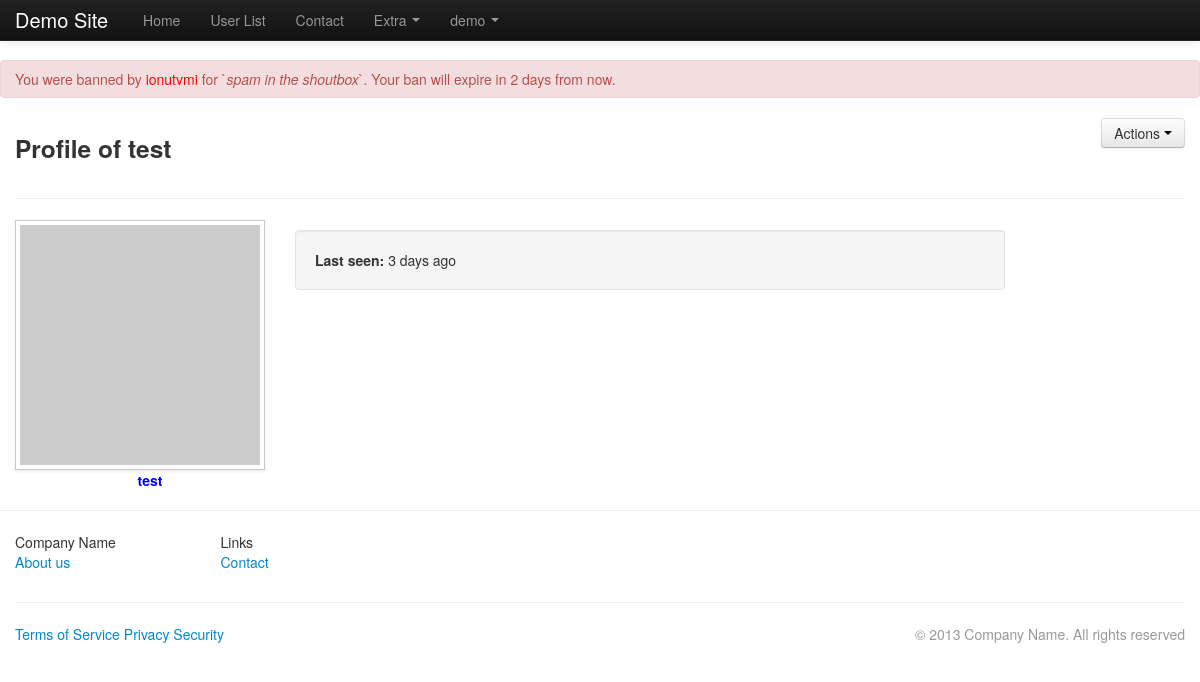
The page /profile.php?u=3 (signed in) on the database its author committed.
### tables this page shows
CREATE TABLE IF NOT EXISTS `users` (
  `userid` int(11) NOT NULL AUTO_INCREMENT,
  `username` varchar(50) NOT NULL,
  `password` varchar(50) NOT NULL,
  `email` varchar(255) NOT NULL,
  `key` varchar(50) NOT NULL,
  `groupid` int(11) NOT NULL DEFAULT '2',
  `lastactive` int(11) NOT NULL,
  `showavt` int(11) NOT NULL DEFAULT '1',
  `banned` int(11) NOT NULL,
  PRIMARY KEY (`userid`)
);

### lib/mysql.class.php (called while the page is built, shortened)
<?php
if(extension_loaded('mysqli')) {
    class dbConn {
        var $link = null;
        function __construct($db_host,$db_user,$db_pass,$db_name){
            $this->link = @mysqli_connect($db_host, $db_user, $db_pass, $db_name);
            mysqli_select_db($this->link, $db_name) or die(mysqli_error($this->link));
            return true;
        }
        function get_row($q){
            $arr = false;
            $result = mysqli_query($this->link,$q);
            if(mysqli_num_rows($result) == 1)
            $arr = mysqli_fetch_object($result);
            if($arr) return $arr;
            return false;
        }
    }
}

### inc/init.php (called while the page is built, shortened)
<?php
$set = new stdClass();
include "settings.php";
include MUS_ROOT."/lib/mysql.class.php";
include MUS_ROOT."/lib/users.class.php";
include MUS_ROOT."/lib/options.class.php";
$db = new dbConn($set->db_host, $set->db_user, $set->db_pass, $set->db_name);
$user = new User($db);
$options = new Options;

### inc/settings.php (called while the page is built, shortened)
<?php
$set->db_host = 'localhost';
$set->db_user = 'root';
$set->db_pass = '';
$set->db_name = 'mus';

### profile.php (the view, shortened to what this page needs)
<?php
include 'inc/init.php';
if(!isset($_GET["u"]) || !($u = $db->get_row("SELECT * FROM `".MUS_PREFIX."users` WHERE `userid`='".(int)$_GET["u"]."'"))){
	$page->error = "User doesn't exists or it was deleted !";
	$u = new stdClass();
	$u->username = 'Guest';
}
include 'header.php';
$show_actions = '';
$tooltip = '';
echo "<div class='container'>
	<h3 class='pull-left'>Profile of ".$options->html($u->username)."</h3>
  	<div class='btn-group pull-right'>
  		<a class='btn dropdown-toggle' data-toggle='dropdown' href='#'>
    		Actions
    		<span class='caret'></span>
  		</a>
  		<ul class='dropdown-menu'>
  			$show_actions
  		</ul>
  	</div>
  	<div class='clearfix'></div>
	<hr>
	<div class='row'>
		<div class='span3'>
			<a href='http://gravatar.com'$tooltip>
				<img src='".$user->getAvatar($u->userid, 240)."' width='240' class='img-polaroid' alt='".$options->html($u->username)."'>
			</a>
			<div style='text-align:center;'><b>".$user->showName($u->userid)."</b></div>
		</div>
		<div class='span7 well' style='margin:10px;'> <b>Last seen:</b> ".$options->tsince($u->lastactive)."</div>
	</div>
</div>";
include 'footer.php';

### lib/users.class.php (shortened to what this page needs)
<?php
class User {
	var $db;
	var $data;
	function __construct($db) {
		$this->db = $db;
		$this->data = new stdClass();
		if($this->islg()){
			$this->data = $this->grabData($_SESSION['user']);
		}else {
			$this->filter = new stdClass();
			$this->filter->username = "Guest";
			$this->data->userid = 0;
			$this->data->groupid = 1;
			$this->data->banned = 0;
		}
		$this->group = $this->getGroup();
	}
	function islg() {
		if(isset($_SESSION['user']))
			return true;
		return false;
	}
	function getAvatar($userid = 0, $size = null) {
		global $set;
		if($size)
			$size = "?s=$size";
		$u = $this->db->get_row("SELECT `email`, `showavt` FROM `".MUS_PREFIX."users` WHERE `userid` = '".(int)$userid."'");
		if($u->showavt)
			return "http://www.gravatar.com/avatar/".md5($u->email).$size;
		else
			return "$set->url/img/default-avatar.png";
	}
	function getGroup($userid = 0) {
		if(!$userid)
			return $this->db->get_row("SELECT * FROM `".MUS_PREFIX."groups` WHERE `groupid` = '".$this->data->groupid."'");
		$u = $this->db->get_row("SELECT `groupid` FROM `".MUS_PREFIX."users` WHERE `userid` = '".(int)$userid."'");
		return $this->db->get_row("SELECT * FROM `".MUS_PREFIX."groups` WHERE `groupid` = '".$u->groupid."'");
	}
	function getBan($userid = 0) {
		if(!$userid)
			$userid = $this->data->userid;
		return $this->db->get_row("SELECT * FROM `".MUS_PREFIX."banned` WHERE `userid` = '".(int)$userid."'");
	}
	function showName($userid = 0) {
		$u = $this->db->get_row("SELECT `username`,`banned` FROM `".MUS_PREFIX."users` WHERE `userid` = '".(int)$userid."'");
		$group = $this->getGroup($userid);
		if($u->banned)
			return "<strike>".htmlentities($u->username, ENT_QUOTES)."</strike>";
		else
			return "<font color='".$group->color."'>".htmlentities($u->username, ENT_QUOTES)."</font>";
	}
	function grabData($userid) {
		return $this->db->get_row("SELECT * FROM `".MUS_PREFIX."users` WHERE `userid` = '".(int)$userid."'");
	}
}

### header.php (style rules this page uses)
body { padding-top: 60px; padding-bottom: 40px; }

### rows shown on the page
users: username "ionutvmi"
users: username "test", lastactive "3 days ago"

### other values the page prints
$set->site_name "Demo Site"
$v[1]['name'] "Home"
$v[1]['name'] "User List"
$v[1]['name'] "Contact"
$v['name'] "Extra"
$v['name'] "demo"
$error "You were banned by for ` spam in the shoutbox `. Your ban will expire in 2 days from now."
